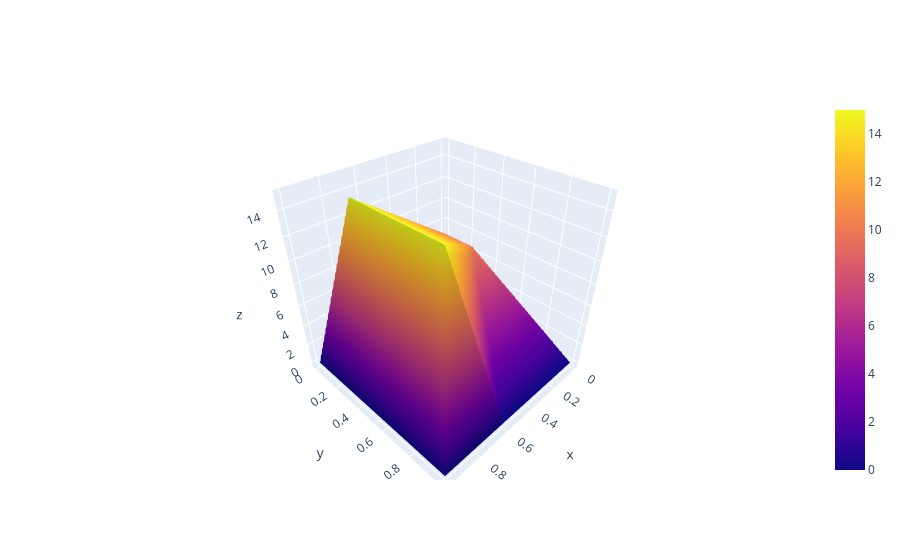

Notebook source saved alongside this figure:
### Code cell
n = 100
ts = np.linspace(0,1,n+1)
mesh = np.array([[x,y] for x in ts for y in ts])
g = M(mesh).numpy().reshape(n+1,n+1)
fig = go.Figure(data=[go.Surface(z=g, x=ts, y=ts)])
fig
